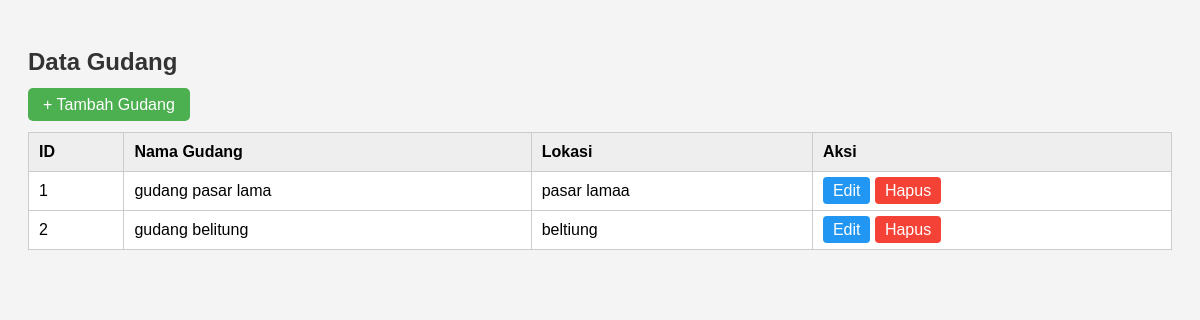
/gudang/index.php, run on the app's committed database.
### tables this page shows
CREATE TABLE `gudang` (
  `id_gudang` int(11) NOT NULL,
  `nama_gudang` varchar(20) NOT NULL,
  `lokasi` varchar(40) NOT NULL
);

### gudang/index.php (the view, shortened to what this page needs)
<?php
include "../koneksi.php";
?>
<!DOCTYPE html>
<html>
<head>
    <link rel="stylesheet" href="style.css">
</head>
<body>
    <h2>Data Gudang</h2>
    <a href="tambah.php" class="btn">+ Tambah Gudang</a>
    <br><br>
    <table>
        <tr>
            <th>ID</th>
            <th>Nama Gudang</th>
            <th>Lokasi</th>
            <th>Aksi</th>
        </tr>
        <?php
        $result = mysqli_query($koneksi, "SELECT * FROM gudang ORDER BY id_gudang ASC");
        while ($row = mysqli_fetch_assoc($result)) {
            echo "<tr>
                <td>{$row['id_gudang']}</td>
                <td>{$row['nama_gudang']}</td>
                <td>{$row['lokasi']}</td>
                <td>
                    <a href='edit.php?id={$row['id_gudang']}' class='edit'>Edit</a>
                    <a href='hapus.php?id={$row['id_gudang']}' class='hapus' onclick=\"return confirm('Yakin ingin menghapus?')\">Hapus</a>
                </td>
            </tr>";
        }
        ?>
    </table>
</body>
</html>

### gudang/style.css (style rules this page uses)
body { font-family: Arial, sans-serif; background: #f4f4f4; padding: 20px; }
h2 { color: #333; }
a.btn, button { background: #4CAF50; color: white; padding: 8px 15px; text-decoration: none; border-radius: 5px; border: none; }
table { width: 100%; border-collapse: collapse; background: white; }
table th, table td { border: 1px solid #ccc; padding: 10px; text-align: left; }
table th { background: #eee; }
a.edit { background: #2196F3; color: white; padding: 5px 10px; text-decoration: none; border-radius: 4px; }
a.hapus { background: #f44336; color: white; padding: 5px 10px; text-decoration: none; border-radius: 4px; }

### data on the page
gudang: id_gudang "1", nama_gudang "gudang pasar lama", lokasi "pasar lamaa"
gudang: id_gudang "2", nama_gudang "gudang belitung", lokasi "beltiung"
